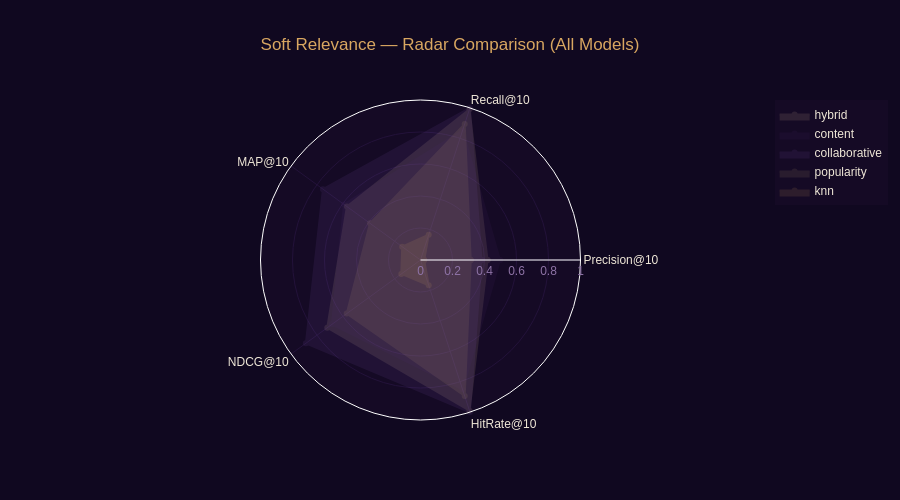

The code cell stored with this chart in its notebook:
### Markdown cell above
### ── Radar chart: soft_relevance all metrics ─────────────────────────

### Code cell
import plotly.graph_objects as go

metric_labels = ['Precision@10','Recall@10','MAP@10','NDCG@10','HitRate@10']

model_colors = {
    'hybrid'        : LIGHT_GOLD,
    'collaborative' : ROYAL_PURP,
    'knn'           : BRONZE,
    'content'       : INDIAN_PURP,
    'popularity'    : DARK_BRONZE,
    'user_interest' : '#A424CC',
}

fig = go.Figure()

for model in models:
    m = report['models'][model]['soft_relevance']
    vals = [
        m['precision_at_k'],
        m['recall_at_k'],
        m['map_at_k'],
        m['ndcg_at_k'],
        m['hit_rate_at_k']
    ]

    color = model_colors.get(model, '#888888')

    fig.add_trace(go.Scatterpolar(
        r=vals + [vals[0]],
        theta=metric_labels + [metric_labels[0]],
        name=model,
        line=dict(color=color, width=2),
        fill='toself',
        fillcolor=color,
        opacity=0.12,
    ))

fig.update_layout(
    polar=dict(
        bgcolor=CARD,
        radialaxis=dict(
            visible=True,
            range=[0,1],
            gridcolor='#23123A',
            tickfont=dict(color='#8E73A6')
        ),
        angularaxis=dict(
            gridcolor='#23123A',
            tickfont=dict(color=TEXT)
        ),
    ),
    paper_bgcolor=BG,
    font=dict(color=TEXT, family='sans-serif'),
    title=dict(
        text='Soft Relevance — Radar Comparison (All Models)',
        x=0.5,
        font=dict(color=BRONZE)
    ),
    legend=dict(
        bgcolor=CARD,
        bordercolor=BORDER,
        font=dict(color=TEXT)
    ),
    height=500,
)

fig.show()

### Figure 1 — Plotly figure (JSON) as saved in the notebook; plotly's stock layout.template omitted (floating-point values rounded to 4 significant figures)
{"data": [{"fill": "toself", "fillcolor": "#E5C5A3", "line": {"color": "#E5C5A3", "width": 2}, "name": "hybrid", "opacity": 0.12, "r": [0.4192, 0.99, 0.5684, 0.7204, 0.99, 0.4192], "theta": ["Precision@10", "Recall@10", "MAP@10", "NDCG@10", "HitRate@10", "Precision@10"], "type": "scatterpolar"}, {"fill": "toself", "fillcolor": "#492666", "line": {"color": "#492666", "width": 2}, "name": "content", "opacity": 0.12, "r": [0.497, 0.85, 0.5911, 0.6838, 0.85, 0.497], "theta": ["Precision@10", "Recall@10", "MAP@10", "NDCG@10", "HitRate@10", "Precision@10"], "type": "scatterpolar"}, {"fill": "toself", "fillcolor": "#7851A9", "line": {"color": "#7851A9", "width": 2}, "name": "collaborative", "opacity": 0.12, "r": [0.3816, 1, 0.7535, 0.8855, 1, 0.3816], "theta": ["Precision@10", "Recall@10", "MAP@10", "NDCG@10", "HitRate@10", "Precision@10"], "type": "scatterpolar"}, {"fill": "toself", "fillcolor": "#BA9D74", "line": {"color": "#BA9D74", "width": 2}, "name": "popularity", "opacity": 0.12, "r": [0.314, 0.894, 0.39, 0.5701, 0.894, 0.314], "theta": ["Precision@10", "Recall@10", "MAP@10", "NDCG@10", "HitRate@10", "Precision@10"], "type": "scatterpolar"}, {"fill": "toself", "fillcolor": "#D9A761", "line": {"color": "#D9A761", "width": 2}, "name": "knn", "opacity": 0.12, "r": [0.023, 0.166, 0.1413, 0.1484, 0.166, 0.023], "theta": ["Precision@10", "Recall@10", "MAP@10", "NDCG@10", "HitRate@10", "Precision@10"], "type": "scatterpolar"}], "layout": {"font": {"color": "#F0E8D8", "family": "sans-serif"}, "height": 500, "legend": {"bgcolor": "#150A25", "bordercolor": "#492666", "font": {"color": "#F0E8D8"}}, "paper_bgcolor": "#100820", "polar": {"angularaxis": {"gridcolor": "#23123A", "tickfont": {"color": "#F0E8D8"}}, "bgcolor": "#150A25", "radialaxis": {"gridcolor": "#23123A", "range": [0, 1], "tickfont": {"color": "#8E73A6"}, "visible": true}}, "title": {"font": {"color": "#D9A761"}, "text": "Soft Relevance — Radar Comparison (All Models)", "x": 0.5}}}
